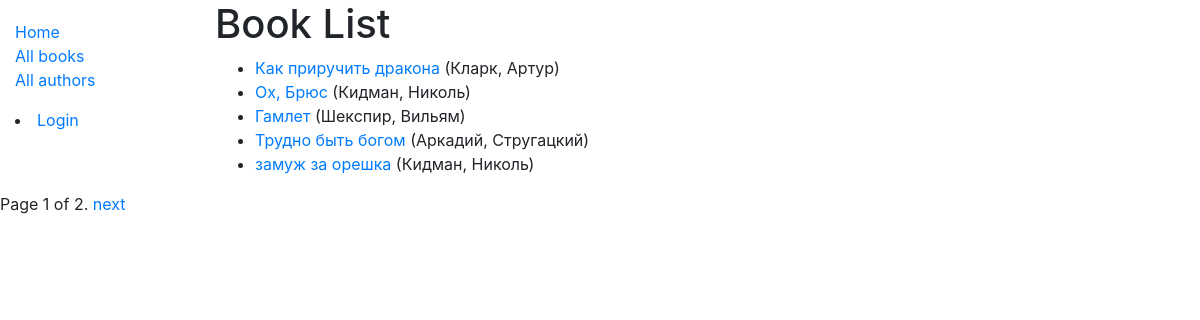
/catalog/books/, run on the app's committed database.
### catalog/models.py (models this page shows, shortened)
class Book(models.Model):
    title = models.CharField(max_length=200)
    author = models.ForeignKey('Author', on_delete=models.SET_NULL, null=True)
    summary = models.TextField(max_length=1000, help_text='Enter a brief description of the book')
    isbn = models.CharField('ISBN', max_length=13,
                            help_text='13 Character <a href="https://www.isbn-international.org/content/what-isbn">ISBN number</a>')
    genre = models.ManyToManyField(Genre, help_text='Select a genre for this book')
    def get_absolute_url(self):
        return reverse('book-detail', args=[str(self.id)])
    def display_genre(self):
        """Create a string for the Genre. This is required to display genre in Admin."""
        return ', '.join(genre.name for genre in self.genre.all()[:3])
    display_genre.short_description = 'Genre'

class Author(models.Model):
    first_name = models.CharField(max_length=100)
    last_name = models.CharField(max_length=100)
    date_of_birth = models.DateField(null=True, blank=True)
    date_of_death = models.DateField('Died', null=True, blank=True)
    class Meta:
        ordering = ['last_name', 'first_name']
    def __str__(self):
        return f'{self.last_name}, {self.first_name}'

### catalog/views.py (the view)
# urls.py: path('books/', views.BookListView.as_view(), name='books'),
class BookListView(generic.ListView):
    model = Book
    paginate_by = 5

### catalog/templates/catalog/book_list.html (shortened to what this page needs)
{% extends "base_generic.html" %}
{% block content %}
  <h1>Book List</h1>
  {% if book_list %}
  <ul>
    {% for book in book_list %}
      <li>
        <a href="{{ book.get_absolute_url }}">{{ book.title }}</a> ({{book.author}})
      </li>
    {% endfor %}
  </ul>
  {% else %}
    <p>There are no books in the library.</p>
  {% endif %}
{% endblock %}

### data on the page
Book: title "Как приручить дракона", author "Кларк, Артур"
Book: title "Ох, Брюс", author "Кидман, Николь"
Book: title "Гамлет", author "Шекспир, Вильям"
Book: title "Трудно быть богом", author "Аркадий, Стругацкий"
Book: title "замуж за орешка", author "Кидман, Николь"

### other printed values
{{ page_obj.number }} "1"
{{ page_obj.paginator.num_pages }} "2"
